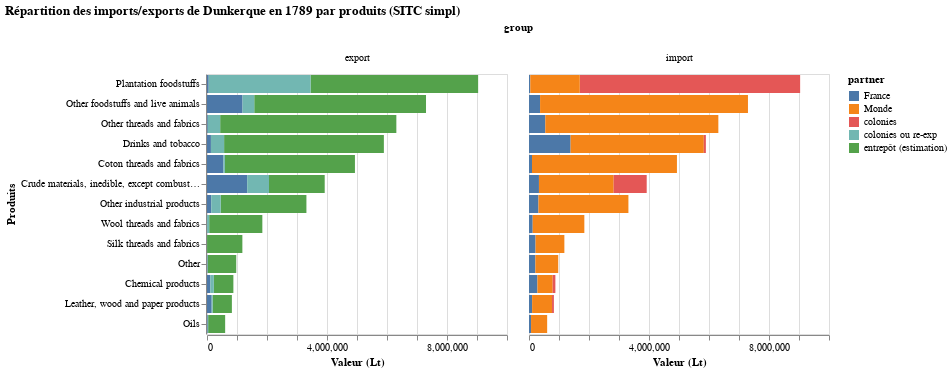

Notebook code for this chart:
### Code cell
VegaLite({
  "title": "Répartition des imports/exports de Dunkerque en 1789 par produits (SITC simpl)",
  "data": {"values": report_dk},
  "mark": {"type":"bar", "tooltip": {"content": "data"}},
  "encoding": {
    "x": {"field": "value", "type": "quantitative", "title": "Valeur (Lt)"},
    "column": {"field": "group"},
    "y": {"field": "product", "sort": "-x", "title": "Produits"},
    "color": {"field": "partner"}
  }
})

### Figure 1 — Vega-Lite specification as saved in the notebook (floating-point values rounded to 4 significant figures)
{"data": {"values": [{"group": "export", "partner": "entrepôt (estimation)", "product": "Other threads and fabrics", "value": 5873000.0}, {"group": "export", "partner": "France", "product": "Other threads and fabrics", "value": 27060.0}, {"group": "export", "partner": "colonies ou re-exp", "product": "Other threads and fabrics", "value": 411933}, {"group": "import", "partner": "France", "product": "Other threads and fabrics", "value": 543957}, {"group": "import", "partner": "Monde", "product": "Other threads and fabrics", "value": 5767681}, {"group": "export", "partner": "entrepôt (estimation)", "product": "Crude materials, inedible, except combustibles", "value": 1857000.0}, {"group": "export", "partner": "France", "product": "Crude materials, inedible, except combustibles", "value": 1341000.0}, {"group": "export", "partner": "colonies ou re-exp", "product": "Crude materials, inedible, except combustibles", "value": 725681}, {"group": "import", "partner": "France", "product": "Crude materials, inedible, except combustibles", "value": 331600.0}, {"group": "import", "partner": "Monde", "product": "Crude materials, inedible, except combustibles", "value": 2490363}, {"group": "import", "partner": "colonies", "product": "Crude materials, inedible, except combustibles", "value": 1101518}, {"group": "export", "partner": "entrepôt (estimation)", "product": "Wool threads and fabrics", "value": 1772348}, {"group": "export", "partner": "France", "product": "Wool threads and fabrics", "value": 1376}, {"group": "export", "partner": "colonies ou re-exp", "product": "Wool threads and fabrics", "value": 71104}, {"group": "import", "partner": "France", "product": "Wool threads and fabrics", "value": 123728}, {"group": "import", "partner": "Monde", "product": "Wool threads and fabrics", "value": 1721100}, {"group": "export", "partner": "entrepôt (estimation)", "product": "Oils", "value": 567000.0}, {"group": "export", "partner": "France", "product": "Oils", "value": 23530.0}, {"group": "export", "partner": "colonies ou re-exp", "product": "Oils", "value": 14793}, {"group": "import", "partner": "France", "product": "Oils", "value": 67870.0}, {"group": "import", "partner": "Monde", "product": "Oils", "value": 537431}, {"group": "export", "partner": "entrepôt (estimation)", "product": "Other", "value": 951700.0}, {"group": "export", "partner": "France", "product": "Other", "value": 14280.0}, {"group": "export", "partner": "colonies ou re-exp", "product": "Other", "value": 8932}, {"group": "import", "partner": "France", "product": "Other", "value": 212659}, {"group": "import", "partner": "Monde", "product": "Other", "value": 760882}, {"group": "import", "partner": "colonies", "product": "Other", "value": 1353}, {"group": "export", "partner": "entrepôt (estimation)", "product": "Other industrial products", "value": 2858000.0}, {"group": "export", "partner": "France", "product": "Other industrial products", "value": 141500.0}, {"group": "export", "partner": "colonies ou re-exp", "product": "Other industrial products", "value": 313967}, {"group": "import", "partner": "France", "product": "Other industrial products", "value": 314800.0}, {"group": "import", "partner": "Monde", "product": "Other industrial products", "value": 2999118}, {"group": "export", "partner": "entrepôt (estimation)", "product": "Coton threads and fabrics", "value": 4334738}, {"group": "export", "partner": "France", "product": "Coton threads and fabrics", "value": 547605}, {"group": "export", "partner": "colonies ou re-exp", "product": "Coton threads and fabrics", "value": 49084}, {"group": "import", "partner": "France", "product": "Coton threads and fabrics", "value": 99571}, {"group": "import", "partner": "Monde", "product": "Coton threads and fabrics", "value": 4831856}, {"group": "export", "partner": "entrepôt (estimation)", "product": "Leather, wood and paper products", "value": 641900.0}, {"group": "export", "partner": "France", "product": "Leather, wood and paper products", "value": 155300.0}, {"group": "export", "partner": "colonies ou re-exp", "product": "Leather, wood and paper products", "value": 32319}, {"group": "import", "partner": "France", "product": "Leather, wood and paper products", "value": 103600.0}, {"group": "import", "partner": "Monde", "product": "Leather, wood and paper products", "value": 664528}, {"group": "import", "partner": "colonies", "product": "Leather, wood and paper products", "value": 61376}, {"group": "export", "partner": "entrepôt (estimation)", "product": "Drinks and tobacco", "value": 5326000.0}, {"group": "export", "partner": "France", "product": "Drinks and tobacco", "value": 130900.0}, {"group": "export", "partner": "colonies ou re-exp", "product": "Drinks and tobacco", "value": 439317}, {"group": "import", "partner": "France", "product": "Drinks and tobacco", "value": 1387000.0}, {"group": "import", "partner": "Monde", "product": "Drinks and tobacco", "value": 4440210}, {"group": "import", "partner": "colonies", "product": "Drinks and tobacco", "value": 68894}, {"group": "export", "partner": "entrepôt (estimation)", "product": "Chemical products", "value": 651100.0}, {"group": "export", "partner": "France", "product": "Chemical products", "value": 111000.0}, {"group": "export", "partner": "colonies ou re-exp", "product": "Chemical products", "value": 117279}, {"group": "import", "partner": "France", "product": "Chemical products", "value": 280900.0}, {"group": "import", "partner": "Monde", "product": "Chemical products", "value": 508907}, {"group": "import", "partner": "colonies", "product": "Chemical products", "value": 89556}, {"group": "export", "partner": "entrepôt (estimation)", "product": "Other foodstuffs and live animals", "value": 5726000.0}, {"group": "export", "partner": "France", "product": "Other foodstuffs and live animals", "value": 1184000.0}, {"group": "export", "partner": "colonies ou re-exp", "product": "Other foodstuffs and live animals", "value": 390372}, {"group": "import", "partner": "France", "product": "Other foodstuffs and live animals", "value": 369300.0}, {"group": "import", "partner": "Monde", "product": "Other foodstuffs and live animals", "value": 6929264}, {"group": "import", "partner": "colonies", "product": "Other foodstuffs and live animals", "value": 1736}, {"group": "export", "partner": "entrepôt (estimation)", "product": "Silk threads and fabrics", "value": 1176850}, {"group": "export", "partner": "France", "product": "Silk threads and fabrics", "value": 0}, {"group": "export", "partner": "colonies ou re-exp", "product": "Silk threads and fabrics", "value": 2100}, {"group": "import", "partner": "France", "product": "Silk threads and fabrics", "value": 218180}, {"group": "import", "partner": "Monde", "product": "Silk threads and fabrics", "value": 960770}, {"group": "export", "partner": "entrepôt (estimation)", "product": "Plantation foodstuffs", "value": 5585525}, {"group": "export", "partner": "France", "product": "Plantation foodstuffs", "value": 57275}, {"group": "export", "partner": "colonies ou re-exp", "product": "Plantation foodstuffs", "value": 3395147}, {"group": "import", "partner": "France", "product": "Plantation foodstuffs", "value": 42550}, {"group": "import", "partner": "colonies", "product": "Plantation foodstuffs", "value": 7345722}, {"group": "import", "partner": "Monde", "product": "Plantation foodstuffs", "value": 1649675}]}, "encoding": {"color": {"field": "partner"}, "column": {"field": "group"}, "x": {"field": "value", "title": "Valeur (Lt)", "type": "quantitative"}, "y": {"field": "product", "sort": "-x", "title": "Produits"}}, "mark": {"tooltip": {"content": "data"}, "type": "bar"}, "title": "Répartition des imports/exports de Dunkerque en 1789 par produits (SITC simpl)"}
